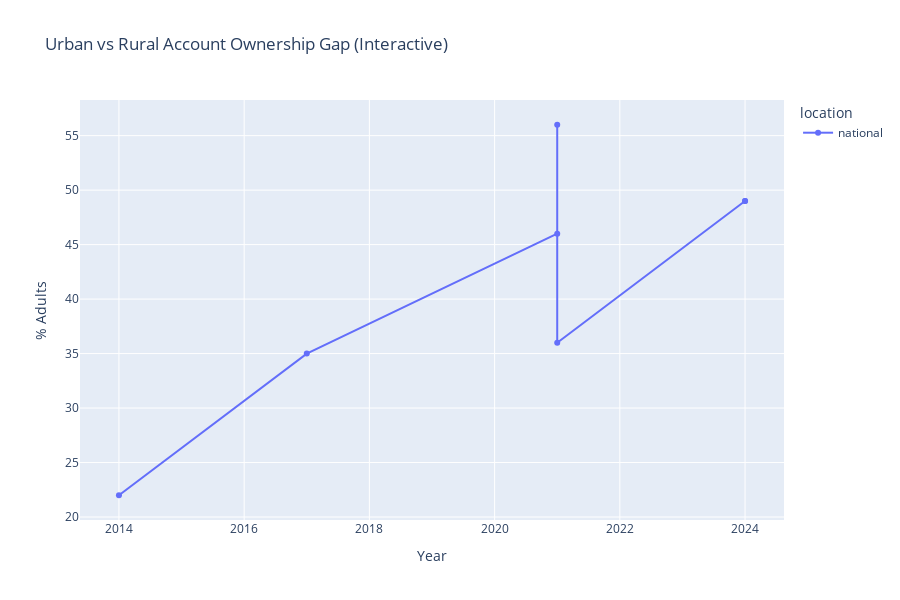

Source (notebook cell):
### Markdown cell above
### 5. Rural-Urban Gap Visualization  
Visualizes rural-urban differences using `location` column (when available).

### Code cell
def plot_rural_urban_gap(df):
    gap = df[(df['record_type']=='observation') & 
             (df['indicator_code']=='ACC_OWNERSHIP') & 
             (df['location'].isin(['urban','rural','national']))]
    if gap.empty:
        print("⚠ No rural/urban disaggregation found")
        return

    # Static
    plt.figure(figsize=(10,6))
    sns.lineplot(data=gap, x='year', y='value_numeric', hue='location',
                 marker='o', linewidth=3, palette=[BLUE,GREEN,ORANGE])
    plt.title('Urban vs Rural Account Ownership Gap')
    plt.xlabel('Year')
    plt.ylabel('% Adults')
    plt.grid(True, alpha=0.3)
    plt.tight_layout()
    plt.savefig(os.path.join(FIGURES_DIR, '07_rural_urban_gap.png'), dpi=200)
    plt.show()

    # Interactive
    fig = px.line(gap, x='year', y='value_numeric', color='location',
                  title='Urban vs Rural Account Ownership Gap (Interactive)',
                  labels={'value_numeric':'% Adults', 'year':'Year'}, markers=True)
    fig.update_layout(height=600)
    fig.write_html(os.path.join(FIGURES_DIR, '07_rural_urban_gap_interactive.html'))
    fig.show()

plot_rural_urban_gap(df)

### Figure 1 — Plotly figure (JSON) as saved in the notebook; plotly's stock layout.template omitted (floating-point values rounded to 4 significant figures)
{"data": [{"hovertemplate": "location=national<br>Year=%{x}<br>% Adults=%{y}<extra></extra>", "legendgroup": "national", "line": {"color": "#636efa", "dash": "solid"}, "marker": {"symbol": "circle"}, "mode": "lines+markers", "name": "national", "orientation": "v", "showlegend": true, "type": "scatter", "x": [2014.0, 2017.0, 2021.0, 2021.0, 2021.0, 2024.0, 2024.0], "xaxis": "x", "y": [22.0, 35.0, 46.0, 56.0, 36.0, 49.0, 49.0], "yaxis": "y"}], "layout": {"height": 600, "legend": {"title": {"text": "location"}, "tracegroupgap": 0}, "title": {"text": "Urban vs Rural Account Ownership Gap (Interactive)"}, "xaxis": {"anchor": "y", "domain": [0, 1], "title": {"text": "Year"}}, "yaxis": {"anchor": "x", "domain": [0, 1], "title": {"text": "% Adults"}}}}
